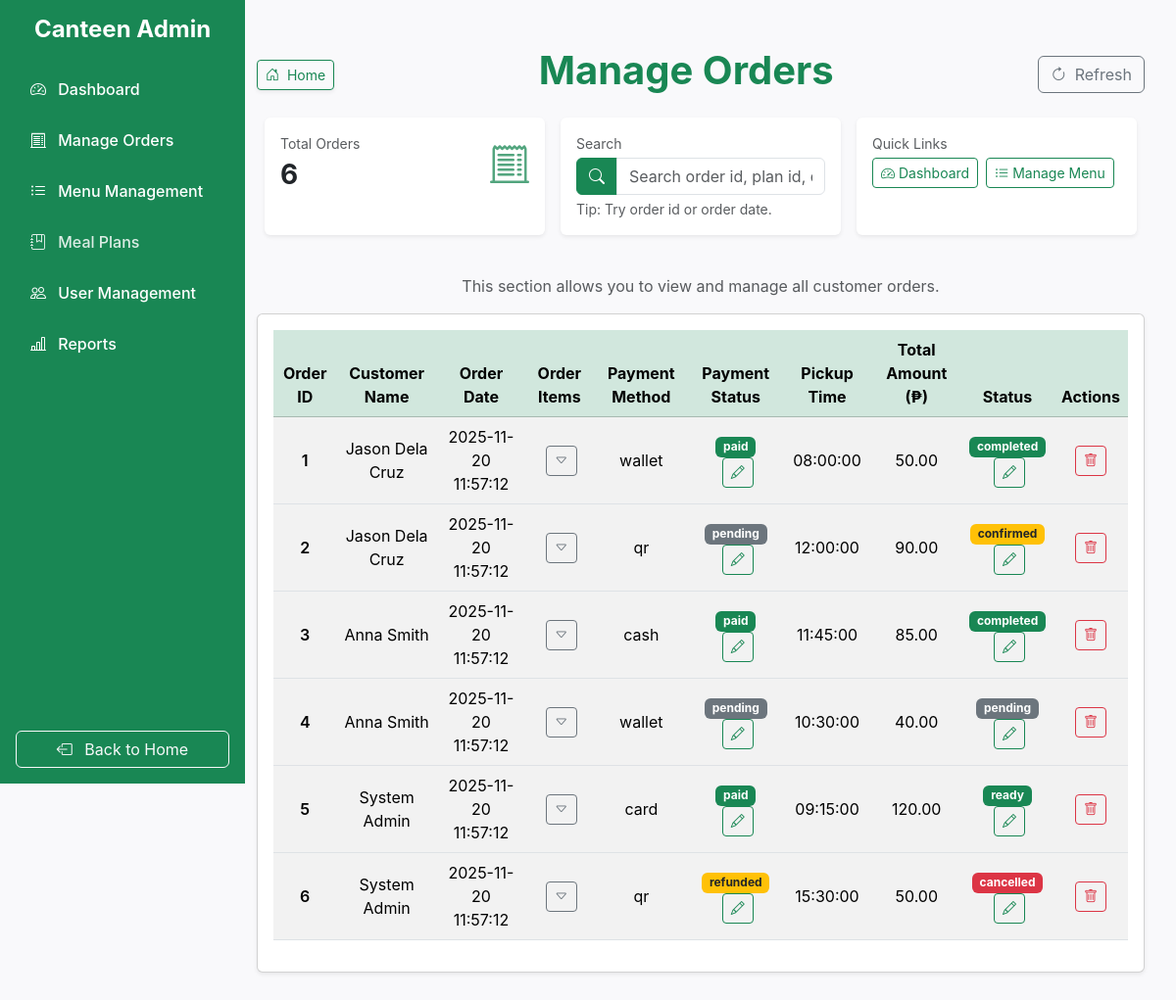
The page /pages/admin-pages/manage_orders.php (signed in) on the database its author committed.
### tables this page shows
CREATE TABLE IF NOT EXISTS `orders` (
  `order_id` INT NOT NULL AUTO_INCREMENT,
  `user_id` INT NOT NULL,
  `plan_id` INT NULL DEFAULT NULL,
  `total_amount` DECIMAL(10,2) NOT NULL,
  `payment_method` ENUM('wallet', 'cash', 'qr', 'card') NULL DEFAULT 'wallet',
  `order_date` DATETIME NULL DEFAULT CURRENT_TIMESTAMP,
  `pickup_time` TIME NULL DEFAULT NULL,
  `status` ENUM('pending', 'confirmed', 'preparing', 'ready', 'completed', 'cancelled') NULL DEFAULT 'pending',
  PRIMARY KEY (`order_id`),
  INDEX `user_id` (`user_id` ASC),
  INDEX `plan_id` (`plan_id` ASC),
  CONSTRAINT `orders_ibfk_1`
    FOREIGN KEY (`user_id`)
    REFERENCES `users` (`user_id`)
    ON DELETE CASCADE
    ON UPDATE CASCADE,
  CONSTRAINT `orders_ibfk_2`
    FOREIGN KEY (`plan_id`)
    REFERENCES `meal_plans` (`plan_id`)
    ON DELETE SET NULL
    ON UPDATE CASCADE);

### pages/admin-pages/manage_orders.php (the view, shortened to what this page needs)
<?php
$pageTitle = "Manage Orders - ArcherInnov Canteen Pre-order System";
include('../../includes/sidebar.php');
?>
<main class="admin-content container my-5 fullHeight d-flex flex-column align-items-center justify-content-start">
    <div class="d-flex justify-content-between align-items-center w-100 mb-3">
        <div class="d-flex align-items-center gap-2">
        <a href="../menu.php" class="btn btn-outline-success btn-sm shadow-sm">
            <i class="bi bi-house-door me-1"></i> Home
        </a>
        </div>
        <h1 class="text-center flex-grow-1 fw-bold text-success">Manage Orders</h1>
        <button class="btn btn-outline-secondary" onclick="window.location.reload()">
            <i class="bi bi-arrow-clockwise me-1"></i> Refresh
        </button>
    </div>
    <?php
    include ('../../config/db.php');
        $totalOrders = $conn->query("SELECT COUNT(*) as count FROM orders")->fetch_assoc()['count'];
        $sql = "SELECT * FROM orders ORDER BY order_date DESC";
        $stmt = $conn->prepare($sql);
        $stmt->execute();
        $result = $stmt->get_result();
        $orders = [];
        while ($row = $result->fetch_assoc()) {
            $orders[] = $row;
        }
    ?>
    <div class="row g-3 mb-3 w-100">
        <div class="col-md-4">
        <div class="card shadow-sm border-0 h-100">
            <div class="card-body">
            <div class="d-flex justify-content-between align-items-center">
                <div>
                <div class="text-muted small">Total Orders</div>
                <div class="fs-3 fw-bold" id="orderCount"><?= htmlspecialchars($totalOrders)?></div>
                </div>
                <i class="bi bi-receipt-cutoff fs-1 text-success opacity-75"></i>
            </div>
            </div>
        </div>
        </div>
        <div class="col-md-4">
        <div class="card shadow-sm border-0 h-100">
            <div class="card-body">
            <div class="text-muted small mb-1">Search</div>
            <div class="input-group">
                <span class="input-group-text bg-success text-white border-success">
                <i class="bi bi-search"></i>
                </span>
                <input type="text" id="orderFilter" class="form-control" placeholder="Search order id, plan id, date..." data-table="ordersTable">
            </div>
            <div class="form-text">Tip: Try order id or order date.</div>
            </div>
        </div>
        </div>
        <div class="col-md-4">
        <div class="card shadow-sm border-0 h-100">
            <div class="card-body">
                <div class="text-muted small mb-1">Quick Links</div>
                <div class="d-flex gap-2 flex-wrap">
                    <a href="dashboard.php" class="btn btn-outline-success btn-sm"><i class="bi bi-speedometer2 me-1"></i>Dashboard</a>
                    <a href="manage_menu.php" class="btn btn-outline-success btn-sm"><i class="bi bi-list-ul me-1"></i>Manage Menu</a>
                </div>
            </div>
        </div>
        </div>
    </div>
    <br>
    <p class="text-muted text-center">This section allows you to view and manage all customer orders.</p>
    <?php if(count($orders) > 0): ?>
    <div class="card shadow-sm">
        <div class="card-body">
        <div class="table-responsive">
            <table class="table table-striped table-hover align-middle">
            <thead class="table-success text-center">
                <tr>
                <th>Order ID</th>
                <th>Customer Name</th>
                <th>Order Date</th>
                <th>Order Items</th>
                <th>Payment Method</th>
                <th>Payment Status</th>
                <th>Pickup Time</th>
                <th>Total Amount (₱)</th>
                <th>Status</th>
                <th>Actions</th>
                </tr>
            </thead>
            <tbody id="ordersTable">
            <?php foreach ($orders as $order): ?>
                <?php
                    $customerId = $order['user_id'];
                    $customerSql = "SELECT full_name FROM users WHERE user_id = ?";
                    $customerStmt = $conn->prepare($customerSql);
                    $customerStmt->bind_param("i", $customerId);
                    $customerStmt->execute();
                    $customerResult = $customerStmt->get_result();
                    $customer = $customerResult->fetch_assoc();
                    $order['origin'] = $customer['full_name'];
                    $paymentSql = "SELECT payment_status FROM payments WHERE order_id = ?";
                    $paymentStmt = $conn->prepare($paymentSql);
                    $paymentStmt->bind_param("i", $order['order_id']);
                    $paymentStmt->execute();
                    $paymentResult = $paymentStmt->get_result();
                    if ($paymentRow = $paymentResult->fetch_assoc()) {
                        $order['payment_status'] = $paymentRow['payment_status'];
                    } else {
                        $order['payment_status'] = 'pending';
                    }
                ?>
                <tr id="order-<?=$order['order_id']?>" class="text-center">
                    <td class="fw-semibold"><?=$order['order_id']?></td>
                    <td><?=$order['origin']?></td>
                    <td><?=$order['order_date']?></td>
                    <td>
                        <button class="btn btn-sm btn-outline-secondary ms-1 toggleItems" data-id="<?=$order['order_id']?>" title="View Order Items">
                            <i class="bi bi-caret-down"></i>
                        </button>
                    </td>
                    <td><?=$order['payment_method']?></td>
                    <td>
                        <div class="payment-display" id="paymentDisplay-<?=$order['order_id']?>">
                            <span class="badge payment-badge
                                <?php if($order['payment_status'] === 'paid'):?>bg-success<?php endif; ?>
                                <?php if($order['payment_status'] === 'refunded'):?> bg-warning text-dark<?php endif; ?>
                                <?php if($order['payment_status'] === 'failed'):?>bg-danger<?php endif; ?>
                                <?php if($order['payment_status'] === 'pending'):?>bg-secondary<?php endif; ?>
                                ">
                            <?=$order['payment_status']?>
                            </span> <br>
                            <button class="btn btn-sm btn-outline-success ms-1 editPaymentBtn" data-id="<?=$order['order_id']?>"  data-type="payment" title="Edit Payment Status">
                                <i class="bi bi-pencil"></i>
                            </button>
                        </div>
                    </td>
                    <td><?=$order['pickup_time']?></td>
                    <td><?=number_format($order['total_amount'], 2)?></td>
                    <td>
                        <div class="status-display" id="statusDisplay-<?=$order['order_id']?>">
                            <span class="badge status-badge
                                <?php if($order['status'] === 'ready' || $order['status'] === 'completed'):?>bg-success<?php endif; ?>
                                <?php if($order['status'] === 'confirmed'):?> bg-warning text-dark<?php endif; ?>
                                <?php if($order['status'] === 'cancelled'):?>bg-danger<?php endif; ?>
                                <?php if($order['status'] === 'pending' || $order['status'] === 'preparing'):?>bg-secondary<?php endif; ?>
                                ">
                            <?=$order['status']?>
                            </span> <br>
                            <button class="btn btn-sm btn-outline-success ms-1 editStatusBtn" data-id="<?=$order['order_id']?>" data-type="status" title="Edit Status">
                                <i class="bi bi-pencil"></i>
                            </button>
                        </div>
                    </td>
                    <td>
                        <button class="btn btn-sm btn-outline-danger deleteOrderBtn" data-id="<?=$order['order_id']?>" data-action="delete_order" title="Delete Order">
                            <i class="bi bi-trash"></i>
                        </button>
                    </td>
                </tr>
            <?php endforeach; ?>
            </tbody>
            </table>
        </div>
        </div>
    </div>
    <?php else: ?>
        <div class="alert alert-secondary text-center" role="alert">
            No Orders found.
        </div>
    <?php endif; ?>
    </div>
<?php include ('../../includes/closing.php');

### includes/sidebar.php (shortened to what this page needs)
<!DOCTYPE html>
<html lang="en">
<head>
  <link href="https://cdn.jsdelivr.net/npm/bootstrap@5.3.3/dist/css/bootstrap.min.css" rel="stylesheet" />
  <link href="https://cdn.jsdelivr.net/npm/bootstrap-icons@1.11.3/font/bootstrap-icons.css" rel="stylesheet" />
  <link href="../../assets/css/admin.css" rel="stylesheet" type="text/css" media="all">
</head>
<body>
  <div class="admin-wrapper d-flex">
    <nav class="admin-sidebar d-flex flex-column justify-content-between p-3">
      <div>
        <h4 class="text-white mb-4 text-center fw-bold">Canteen Admin</h4>
        <ul class="nav flex-column">
          <li class="nav-item mb-2">
            <a href="dashboard.php" class="nav-link text-white <?php if ($pageTitle === 'Admin Dashboard - ArcherInnov Canteen Pre-order System'): ?> active<?php endif?>">
              <i class="bi bi-speedometer2 me-2"></i> Dashboard
            </a>
          </li>
          <li class="nav-item mb-2">
            <a href="manage_orders.php" class="nav-link text-white <?php if ($pageTitle === 'Manage Orders - ArcherInnov Canteen Pre-order System') : ?> active<?php endif?>">
              <i class="bi bi-receipt-cutoff me-2"></i> Manage Orders
            </a>
          </li>
          <li class="nav-item mb-2">
            <a href="manage_menu.php" class="nav-link text-white <?php if ($pageTitle === 'Menu Management - ArcherInnov Canteen Pre-order System'): ?> active<?php endif?>">
              <i class="bi bi-list-ul me-2"></i> Menu Management
            </a>
          </li>
          <li class="nav-item mb-2">
            <a href="manage_meal_plans.php" class="nav-link text-white<?php if ($pageTitle === 'Meal Plans - ArcherInnov Canteen Pre-order System'): ?> active<?php endif?>?>">
              <i class="bi bi-journal-bookmark me-2"></i> Meal Plans
            </a>
          </li>
            <li class="nav-item mb-2">
                <a href="manage_users.php" class="nav-link text-white <?php if ($pageTitle === 'User Management - ArcherInnov Canteen Pre-order System'): ?> active<?php endif?>">
                <i class="bi bi-people me-2"></i> User Management
                </a>
            </li>
            <li class="nav-item mb-2">
                <a href="reports.php" class="nav-link text-white <?php if ($pageTitle === 'Reports - ArcherInnov Canteen Pre-order System'): ?> active<?php endif?>">
                <i class="bi bi-bar-chart-line me-2"></i> Reports
                </a>
            </li>
        </ul>
      </div>
      <div>
        <a href="../menu.php" class="btn btn-outline-light w-100 mt-3 logoutButton">
          <i class="bi bi-box-arrow-left me-2"></i> Back to Home
        </a>
      </div>
    </nav>

### includes/closing.php (shortened to what this page needs)
        <div class="position-fixed bottom-0 end-0 p-3" style="z-index: 11">
        </div>
</body>
</html>

### assets/css/admin.css (style rules this page uses)
.fullHeight { min-height: 85vh; }
body { margin: 0; font-family: "Inter", sans-serif; background-color: #f9f9fb; }
.admin-wrapper { min-height: 100vh; overflow: hidden; }
.admin-sidebar { width: 250px; min-height: 100vh; background-color: #198754; position: fixed; top: 0; left: 0; color: white; }
.admin-content { margin-left: 250px; margin-right: 20px; width: calc(100% - 250px); }
.nav-link { color: rgba(255,255,255,0.85); font-weight: 500; border-radius: 8px; padding: 10px 15px; transition: all 0.2s ease; }

### rows shown on the page
orders: order_id "1", origin "Jason Dela Cruz", order_date "2025-11-20 11:57:12", payment_method "wallet", payment_status "paid", pickup_time "08:00:00", total_amount "50.00", status "completed"
orders: order_id "2", origin "Jason Dela Cruz", order_date "2025-11-20 11:57:12", payment_method "qr", payment_status "pending", pickup_time "12:00:00", total_amount "90.00", status "confirmed"
orders: order_id "3", origin "Anna Smith", order_date "2025-11-20 11:57:12", payment_method "cash", payment_status "paid", pickup_time "11:45:00", total_amount "85.00", status "completed"
orders: order_id "4", origin "Anna Smith", order_date "2025-11-20 11:57:12", payment_method "wallet", status "pending", pickup_time "10:30:00", total_amount "40.00"
orders: order_id "5", origin "System Admin", order_date "2025-11-20 11:57:12", payment_method "card", payment_status "paid", pickup_time "09:15:00", total_amount "120.00", status "ready"
orders: order_id "6", origin "System Admin", order_date "2025-11-20 11:57:12", payment_method "qr", payment_status "refunded", pickup_time "15:30:00", total_amount "50.00", status "cancelled"

### other values the page prints
$totalOrders "6"
